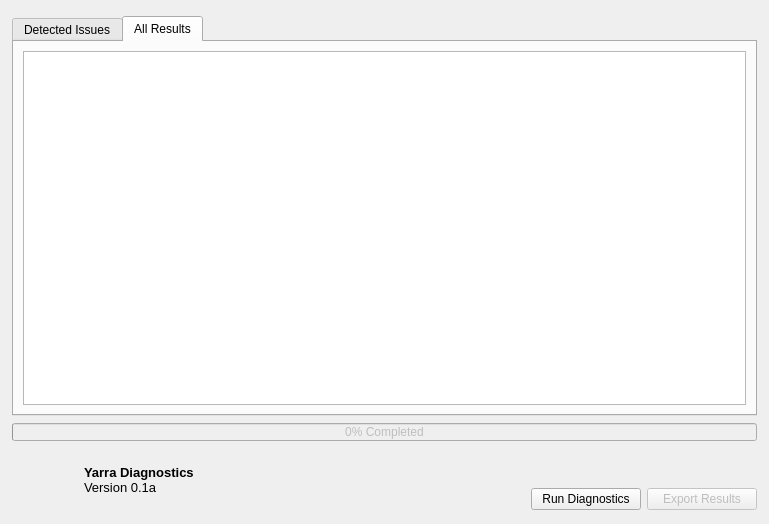
<?xml version="1.0" encoding="UTF-8"?>
<ui version="4.0">
 <class>ydMainWindow</class>
 <widget class="QMainWindow" name="ydMainWindow">
  <property name="windowModality">
   <enum>Qt::ApplicationModal</enum>
  </property>
  <property name="geometry">
   <rect>
    <x>0</x>
    <y>0</y>
    <width>769</width>
    <height>524</height>
   </rect>
  </property>
  <property name="windowTitle">
   <string>Yarra Diagnostics</string>
  </property>
  <property name="toolButtonStyle">
   <enum>Qt::ToolButtonIconOnly</enum>
  </property>
  <widget class="QWidget" name="centralwidget">
   <layout class="QVBoxLayout" name="verticalLayout_3">
    <property name="spacing">
     <number>4</number>
    </property>
    <property name="leftMargin">
     <number>12</number>
    </property>
    <property name="topMargin">
     <number>16</number>
    </property>
    <property name="rightMargin">
     <number>12</number>
    </property>
    <property name="bottomMargin">
     <number>12</number>
    </property>
    <item>
     <widget class="QTabWidget" name="tabWidget">
      <property name="minimumSize">
       <size>
        <width>0</width>
        <height>400</height>
       </size>
      </property>
      <property name="maximumSize">
       <size>
        <width>16777215</width>
        <height>400</height>
       </size>
      </property>
      <property name="tabPosition">
       <enum>QTabWidget::North</enum>
      </property>
      <property name="tabShape">
       <enum>QTabWidget::Rounded</enum>
      </property>
      <property name="currentIndex">
       <number>1</number>
      </property>
      <widget class="QWidget" name="tab">
       <attribute name="title">
        <string>Detected Issues</string>
       </attribute>
       <layout class="QVBoxLayout" name="verticalLayout_2">
        <item>
         <widget class="QTextEdit" name="issuesEdit">
          <property name="readOnly">
           <bool>true</bool>
          </property>
         </widget>
        </item>
       </layout>
      </widget>
      <widget class="QWidget" name="tab_2">
       <attribute name="title">
        <string>All Results</string>
       </attribute>
       <layout class="QVBoxLayout" name="verticalLayout_4">
        <item>
         <widget class="QTextEdit" name="allResultsEdit">
          <property name="readOnly">
           <bool>true</bool>
          </property>
         </widget>
        </item>
       </layout>
      </widget>
     </widget>
    </item>
    <item>
     <widget class="QFrame" name="frame">
      <property name="minimumSize">
       <size>
        <width>0</width>
        <height>24</height>
       </size>
      </property>
      <property name="maximumSize">
       <size>
        <width>16777215</width>
        <height>24</height>
       </size>
      </property>
      <property name="frameShape">
       <enum>QFrame::NoFrame</enum>
      </property>
      <property name="frameShadow">
       <enum>QFrame::Raised</enum>
      </property>
      <layout class="QHBoxLayout" name="horizontalLayout_4">
       <property name="spacing">
        <number>0</number>
       </property>
       <property name="leftMargin">
        <number>0</number>
       </property>
       <property name="topMargin">
        <number>0</number>
       </property>
       <property name="rightMargin">
        <number>0</number>
       </property>
       <property name="bottomMargin">
        <number>0</number>
       </property>
       <item>
        <widget class="QProgressBar" name="progressBar">
         <property name="enabled">
          <bool>false</bool>
         </property>
         <property name="minimumSize">
          <size>
           <width>0</width>
           <height>18</height>
          </size>
         </property>
         <property name="maximumSize">
          <size>
           <width>16777215</width>
           <height>18</height>
          </size>
         </property>
         <property name="autoFillBackground">
          <bool>false</bool>
         </property>
         <property name="value">
          <number>0</number>
         </property>
         <property name="textVisible">
          <bool>true</bool>
         </property>
         <property name="orientation">
          <enum>Qt::Horizontal</enum>
         </property>
         <property name="invertedAppearance">
          <bool>false</bool>
         </property>
         <property name="format">
          <string>%p% Completed</string>
         </property>
        </widget>
       </item>
      </layout>
     </widget>
    </item>
    <item>
     <layout class="QHBoxLayout" name="horizontalLayout_2">
      <property name="spacing">
       <number>8</number>
      </property>
      <item>
       <widget class="QLabel" name="label">
        <property name="sizePolicy">
         <sizepolicy hsizetype="Maximum" vsizetype="Maximum">
          <horstretch>0</horstretch>
          <verstretch>0</verstretch>
         </sizepolicy>
        </property>
        <property name="minimumSize">
         <size>
          <width>64</width>
          <height>64</height>
         </size>
        </property>
        <property name="maximumSize">
         <size>
          <width>64</width>
          <height>64</height>
         </size>
        </property>
        <property name="text">
         <string/>
        </property>
        <property name="pixmap">
         <pixmap resource="diagnostics.qrc">:/images/yd_256.png</pixmap>
        </property>
        <property name="scaledContents">
         <bool>true</bool>
        </property>
       </widget>
      </item>
      <item>
       <widget class="QLabel" name="versionLabel">
        <property name="text">
         <string>&lt;html&gt;&lt;head/&gt;&lt;body&gt;&lt;p&gt;&lt;span style=&quot; font-size:10pt; font-weight:600;&quot;&gt;Yarra Diagnostics&lt;/span&gt;&lt;span style=&quot; font-size:10pt;&quot;&gt;&lt;br/&gt;Version 0.1a&lt;/span&gt;&lt;/p&gt;&lt;/body&gt;&lt;/html&gt;</string>
        </property>
        <property name="alignment">
         <set>Qt::AlignLeading|Qt::AlignLeft|Qt::AlignVCenter</set>
        </property>
       </widget>
      </item>
      <item>
       <spacer name="horizontalSpacer">
        <property name="orientation">
         <enum>Qt::Horizontal</enum>
        </property>
        <property name="sizeHint" stdset="0">
         <size>
          <width>40</width>
          <height>20</height>
         </size>
        </property>
       </spacer>
      </item>
      <item>
       <layout class="QVBoxLayout" name="verticalLayout">
        <item>
         <spacer name="verticalSpacer">
          <property name="orientation">
           <enum>Qt::Vertical</enum>
          </property>
          <property name="sizeType">
           <enum>QSizePolicy::Preferred</enum>
          </property>
          <property name="sizeHint" stdset="0">
           <size>
            <width>20</width>
            <height>38</height>
           </size>
          </property>
         </spacer>
        </item>
        <item>
         <layout class="QHBoxLayout" name="horizontalLayout">
          <property name="spacing">
           <number>6</number>
          </property>
          <item>
           <widget class="QPushButton" name="runButton">
            <property name="minimumSize">
             <size>
              <width>110</width>
              <height>0</height>
             </size>
            </property>
            <property name="text">
             <string>Run Diagnostics</string>
            </property>
            <property name="checkable">
             <bool>false</bool>
            </property>
            <property name="autoDefault">
             <bool>true</bool>
            </property>
            <property name="flat">
             <bool>false</bool>
            </property>
           </widget>
          </item>
          <item>
           <widget class="QPushButton" name="exportButton">
            <property name="enabled">
             <bool>false</bool>
            </property>
            <property name="minimumSize">
             <size>
              <width>110</width>
              <height>0</height>
             </size>
            </property>
            <property name="text">
             <string>Export Results</string>
            </property>
           </widget>
          </item>
         </layout>
        </item>
       </layout>
      </item>
     </layout>
    </item>
   </layout>
  </widget>
 </widget>
 <resources>
  <include location="diagnostics.qrc"/>
 </resources>
 <connections/>
</ui>
